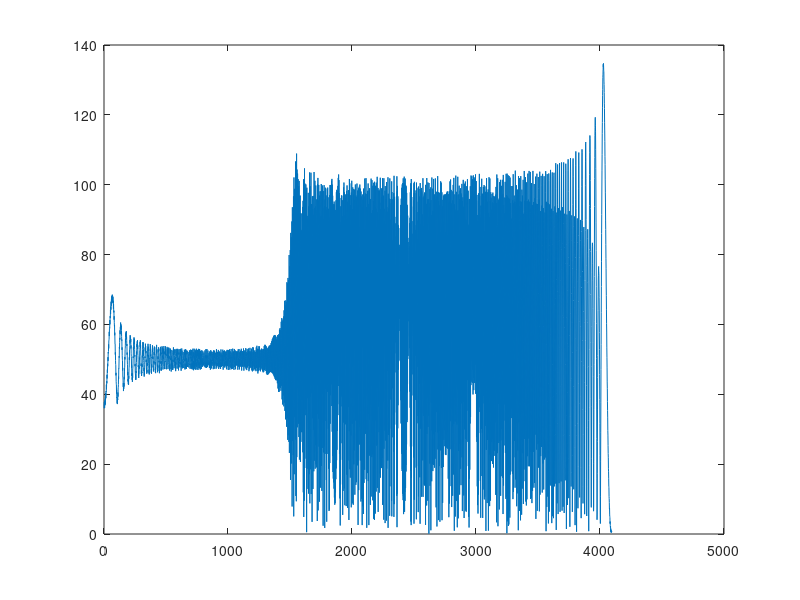

The MATLAB script that drew this image: (Note: this script raises an error after producing the figure.)
% freq=[440*(1+zeros(1,2000)), 415.2*(1+zeros(1,2000)),392*(1+zeros(1,2000))];
% music=freqgen(freq, 8000);
% soundsc(music, 8000);
% 
% C=tonegen(261.63, 8000, 2);
% E=tonegen(329.63, 8000, 2);
% G=tonegen(783.99, 8000, 2);
% B=tonegen(987.77, 8000, 2);
% soundsc(C+E+G+B, 8000);
y=chirp(0:0.001:5,0,5,500); %construct a frequency chirp
z=[y, y(length(y):-1:1),y]; %make a zig-zag
f=abs(fft(z, 8192));
plot(f(1:4096));
s=spectrogram(z, 1024);
waterfall(abs(s)'); % may take some time to process